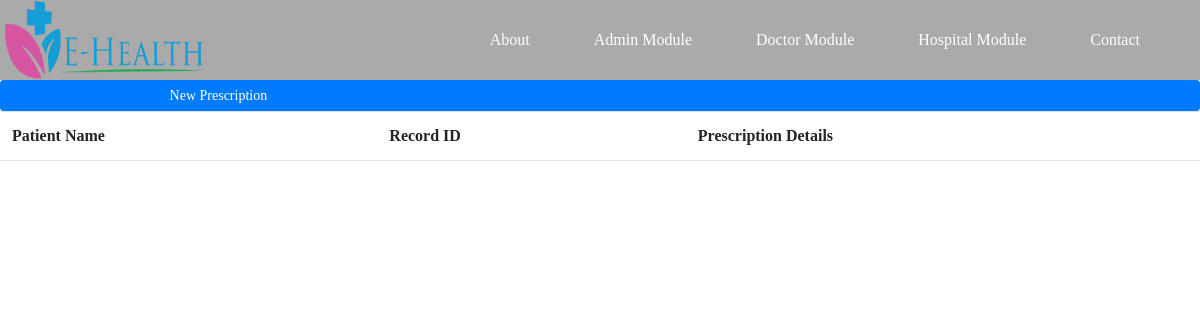
Before: /MedicalApp/prescriptionModule/ with the older database file.
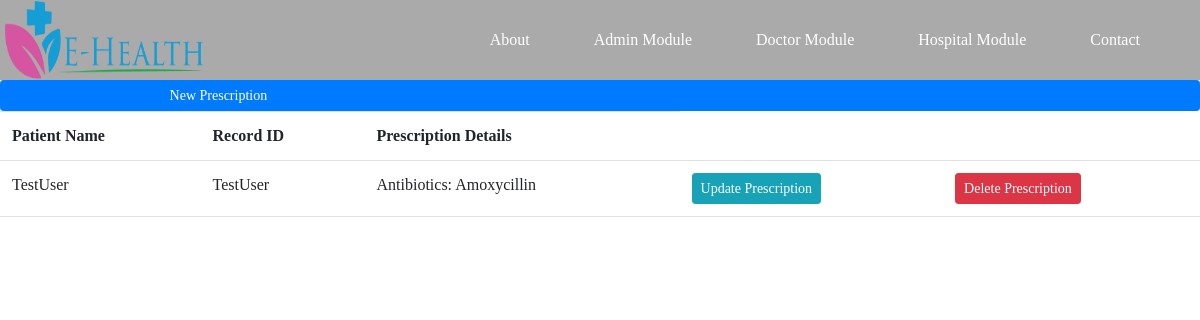
After: the same page with the newer database file.
### MedicalApp/models.py (models this page shows, shortened)
class Prescription(models.Model):
    Patient_ID = models.ForeignKey(Patient, on_delete=models.CASCADE)
    Doctor_ID = models.ForeignKey(Doctor, on_delete=models.RESTRICT)
    Hospital_ID = models.ForeignKey(Hospital, on_delete=models.RESTRICT)
    Record_ID = models.ForeignKey(Record, on_delete=models.RESTRICT)
    Prescription_Details = models.TextField()

class Record(models.Model):
    Patient_ID = models.ForeignKey(Patient, on_delete=models.CASCADE)
    Doctor_ID = models.ForeignKey(Doctor, on_delete=models.RESTRICT)
    Hospital_ID = models.ForeignKey(Hospital, on_delete=models.RESTRICT)
    New_Diagnosis = models.TextField()
    Record_Date = models.DateField(default=timezone.now)
    def __str__(self):
        return str(self.Patient_ID)

### Users/models.py (models this page shows)
class Patient(models.Model):
    user = models.OneToOneField(CustomUser, on_delete=models.CASCADE, primary_key=True)
    A_positive = 'A+'
    A_negative = 'A-'
    B_positive = 'B+'
    B_negative = 'B-'
    O_positive = 'O+'
    O_negative = 'O-'
    AB_positive = 'AB+'
    AB_negative = 'AB-'
    BLOOD_GROUP_CHOICES = [(A_positive, 'A+'), (A_negative, 'A-'), (B_positive, 'B+'),
                           (B_negative, 'B-'), (O_positive, 'O+'), (O_negative, 'O-'), (AB_positive, 'AB+'),
                           (AB_negative, 'AB-'),
                           ]
    Blood_Group = models.CharField(max_length=4, choices=BLOOD_GROUP_CHOICES, null=True, blank=True,
                                   default=AB_positive)
    Allergies = models.TextField(null=True, blank=True)
    Next_Of_Kin = models.TextField(null=True, blank=True)
    class Meta:
        verbose_name = 'Patient Module'
    def __str__(self):
        return str(self.user)

class CustomUser(AbstractUser):
    first_name = models.CharField(max_length=150)
    last_name = models.CharField(max_length=150)
    email = models.EmailField(null=False)
    Phone_Number = models.CharField(max_length=14, null=True)
    Physical_Address = models.TextField(null=True)
    Date_Of_Birth = models.DateField(auto_now=False, null=True)
    Age = models.CharField(max_length=3, null=True)
    Male = 'M'
    Female = 'F'
    SEX_CHOICES = [(Male, 'M'), (Female, 'F')]
    Sex = models.CharField(max_length=30, choices=SEX_CHOICES, null=True)
    is_patient = models.BooleanField('is_patient', default=False)
    is_doctor = models.BooleanField('is_doctor', default=False)
    is_administrator = models.BooleanField('is_administrator', default=False)
    is_hospital = models.BooleanField('is_hospital', default=False)
    def __str__(self):
        return self.username

### MedicalApp/views.py (the view)
# urls.py: path('prescriptionModule/', PrescriptionListView.as_view(), name='PrescriptionModule'),
class PrescriptionListView(ListView):
    model = Prescription
    template_name = 'MedicalApp/PrescriptionModule.html'
    context_object_name = 'presc'

### MedicalApp/Templates/MedicalApp/PrescriptionModule.html
{% extends "MedicalApp/base.html" %}
{% block content %}
    <a class="btn btn-primary btn-sm btn-block" href="{% url 'AddPrescriptionModule' %}">New Prescription</a>
    <table class="table">
        <tr>
            <th>Patient Name</th>
            <th>Record ID</th>
            <th>Prescription Details</th>
        </tr>
        {% for p in presc %}
            <tr>
                <td>{{ p.Patient_ID }}</td>
                <td>{{ p.Record_ID }}</td>
                <td>{{ p.Prescription_Details }}</td>
                <td><a class="btn btn-sm btn-info" href="{% url 'UpdatePrescriptionModule' prescription.id %}">Update Prescription</a></td>
                <td><a class="btn btn-sm btn-danger" href="{% url 'DeletePrescriptionModule' prescription.id %}">Delete Prescription</a></td>
            </tr>
        {% endfor %}
    </table>
{% endblock content %}

Changed rows visible on the page:
added Prescription: Patient_ID "TestUser", Record_ID "TestUser", Prescription_Details "Antibiotics: Amoxycillin"
